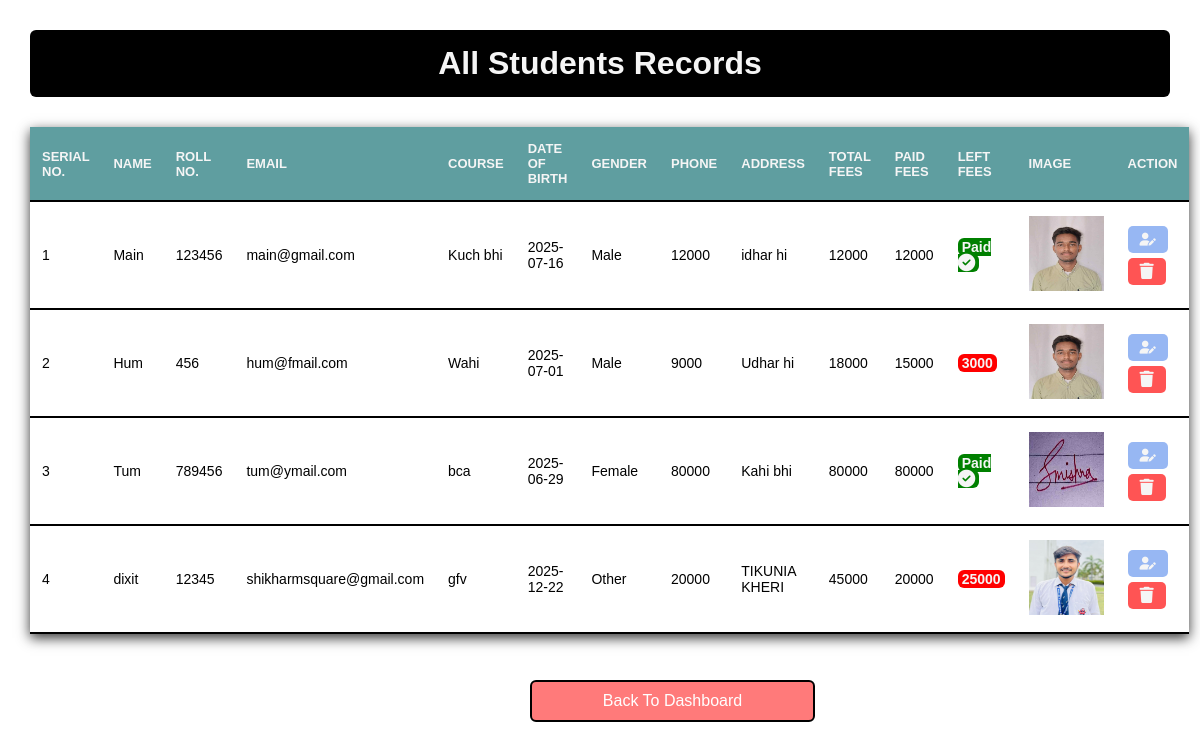
Page /view_stu (signed in) on the committed database.
### students/models.py (models this page shows)
class student(models.Model):
    name=models.CharField(max_length=30,null=True)
    rollnumber=models.CharField(max_length=30,null=True,)
    email=models.CharField(max_length=30,null=True)
    course=models.CharField(max_length=30,null=True)
    dob=models.CharField(max_length=30,null=True)
    phone=models.CharField(max_length=10,null=True)
    gender=models.CharField(max_length=30,null=True)
    address=models.CharField(max_length=30,null=True)
    tfee=models.CharField(max_length=30,null=True)
    pfee=models.CharField(max_length=30,null=True)
    lfee=models.CharField(max_length=30,null=True)
    image=models.FileField(null=True)

### students/views.py (the view)
# urls.py: path('view_stu',show_stu,name="view_stu"),
@login_required(login_url='login')
def show_stu(request):
    data=student.objects.all()
    d={'data':data}
    return render(request,'view_stu.html',d)

### students/templates/view_stu.html (shortened to what this page needs)
<!DOCTYPE html>
<html lang="en">
<head>
    <link rel="stylesheet" href="https://cdnjs.cloudflare.com/ajax/libs/font-awesome/6.7.2/css/all.min.css"
 />
</head>
<body>
    <h1>All Students Records</h1>
    <table>
        <tr>
            <th>Serial No.</th>
            <th>Name</th>
            <th>Roll No.</th>
            <th>Email</th>
            <th>Course</th>
            <th>Date Of Birth</th>
            <th>Gender</th>
            <th>Phone</th>
            <th>Address</th>
            <th>Total Fees</th>
            <th>Paid Fees</th>
            <th> Left Fees</th>
            <th>Image</th>
            <th>Action</th>
        </tr>
        {% for i in data %}
        <tr>
            <td>{{forloop.counter}}</td>
            <td>{{i.name}}</td>
            <td>{{i.rollnumber}}</td>
            <td>{{i.email}}</td>
            <td>{{i.course}}</td>
            <td>{{i.dob}}</td>
            <td>{{i.gender}}</td>
            <td>{{i.phone}}</td>
            <td>{{i.address}}</td>
            <td>{{i.tfee}}</td>
            <td>{{i.pfee}}</td>
            <td>{% if i.lfee > '0' %}
                <span class="lfee1">{{i.lfee}}</span>
                {% endif %}
                {% if i.lfee == '0' %}
                <span class="lfee0">Paid </span>
                {% endif %}
            </td>
            <td class="img"><img src="{{i.image.url}}" height="75" width="75" alt="Image Not Uploaded"></td>
            <td><a href="{% url 'edit_stu' i.id  %}" class="edit_btn"><i class="fa-solid fa-user-pen"></i></a><br><br>
                <a href="{% url 'del_stu' i.id  %}" class="del_btn"></a>
            </td>
        </tr>
        {% endfor %}
    </table><br><br>
    <a class="dashboard" href="{% url 'admin_dashboard'%}">Back To Dashboard</a>
</body>
</html>

### students/templates/view_stu.html (style rules this page uses)
* { margin: 0; padding: 0; font-family: Verdana, Geneva, Tahoma, sans-serif; box-sizing: border-box; }
body { background-image: url(https://static.vecteezy.com/system/resources/previews/001/225/154/non_2x/black-low-poly-geometric-background-vector.jpg); padding: 30px; }
h1 { background-color: #000; color: whitesmoke; padding: 15px; text-align: center; border-radius: 6px; margin-bottom: 30px; }
table { width: 100%; background-color: #fff; box-shadow: 0 4px 12px rgba(0, 0, 0, 0.8); overflow: hidden; border-collapse: collapse; }
th, td { padding: 14px 12px; border-bottom: 2px solid black; text-align: left; font-size: 14px; }
th { background-color: cadetblue; color: whitesmoke; text-align: left; text-transform: uppercase; font-size: 13px; }
.edit_btn { padding: 6px 12px; font-size: 13px; border-radius: 5px; text-decoration: none; background-color: rgba(100, 148, 237, 0.671); color: whitesmoke; margin-right: 5px; }
.del_btn { background-color: rgba(255, 0, 0, 0.671); padding: 6px 12px; font-size: 13px; border-radius: 5px; text-decoration: none; color: whitesmoke; }
.lfee1 { background-color: red; font-weight: bold; color: whitesmoke; border-radius: 6px; padding: 1px 4px; }
.lfee0 { background-color: green; font-weight: bold; color: whitesmoke; border-radius: 6px; padding: 1px 4px; }
.dashboard { width: 25%; padding: 10px; margin-top: 10px; margin-left: 500px; background-color: rgba(255, 0, 0, 0.521); color: white; border: 2px solid black; border-radius: 6px; font-size: 16px; cursor: pointer; display: flex; justify-content: center; align-items: center; text-decoration: none; }

### rows in the picture
student: name "Main", rollnumber "123456", email "main@gmail.com", course "Kuch bhi", dob "2025-07-16", gender "Male", phone "12000", address "idhar hi", tfee "12000", pfee "12000", lfee "Paid", image (picture)
student: name "Hum", rollnumber "456", email "hum@fmail.com", course "Wahi", dob "2025-07-01", gender "Male", phone "9000", address "Udhar hi", tfee "18000", pfee "15000", lfee "3000", image (picture)
student: name "Tum", rollnumber "789456", email "tum@ymail.com", course "bca", dob "2025-06-29", gender "Female", phone "80000", address "Kahi bhi", tfee "80000", pfee "80000", lfee "Paid", image (picture)
student: name "dixit", rollnumber "12345", email "shikharmsquare@gmail.com", course "gfv", dob "2025-12-22", gender "Other", phone "20000", address "TIKUNIA KHERI", tfee "45000", pfee "20000", lfee "25000", image (picture)
